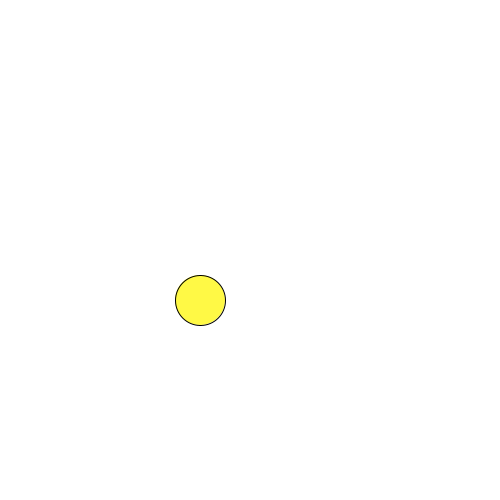
Frame 1 (no input)
Frame 60 (the mouse pressed at the canvas centre just before this capture): identical to frame 1, image omitted
Frame 120 (the mouse held since frame 60 and released just before this capture): identical to frame 1, image omitted

The Processing sketch that drew this single still picture (run headless with seeded random() and noise(); from frame 60 on, the mouse is pressed at the canvas centre):

// Processing sketch: morenos08e00
// ── morenos08e00.pde
int [] numeros = new int [4]; // new int : crea un espacion en la memoria  ESTE ES CON RANDOM 
color [] colores = new color [4];
int eleccionNumeros;
int cambiodecolor;
void setup () {
  size ( 500, 500);

  numeros [0] = 50 ;
  numeros [1] = 120 ;
  numeros [2] = 200 ;
  numeros [3] = 300 ;
  


  colores [0] = color (255,249,69) ;
  colores [1] = color ( 255,69,69 ) ;
  colores [2] = color (0) ;
  colores [3] = color (255) ;


 
}
void draw () {
  background (255);
  fill  (colores [cambiodecolor]);
  ellipse (200, 300, numeros [eleccionNumeros], numeros [eleccionNumeros]);
}
void keyPressed() {

  cambiodecolor = (int)random(colores.length);
  
  eleccionNumeros = (int) random (numeros.length);
  println(eleccionNumeros);
}
